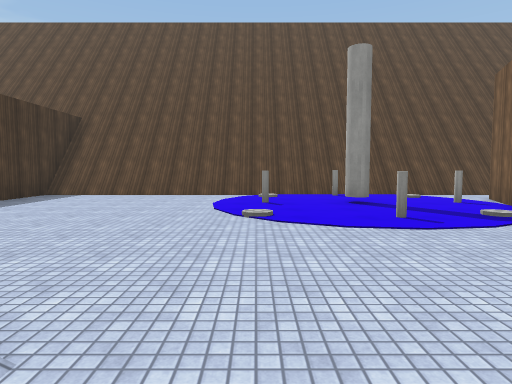
view 1 (above)

24 first-person views from a walk through a scene from a Unity 3-D project. The camera is 1.5 m above the floor, tilts 4° down and sees 75° across. The floor is counted in squares, 2 m on a side. Each view is taken from the middle of a square. On the plan, view 1 faces up. The plan holds only what a view shows up to about 11 squares ahead; the rest is blank. The place goes on beyond the plan. The player character is not drawn. Some surface patterns are stand-ins.

view 2
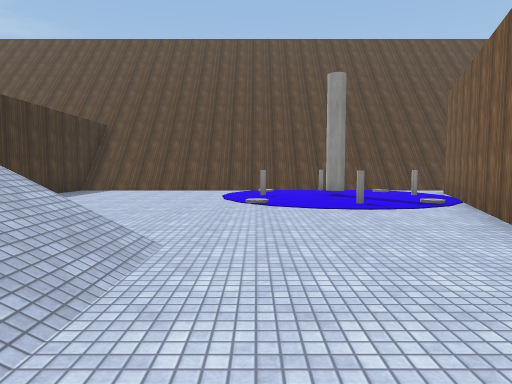

view 3
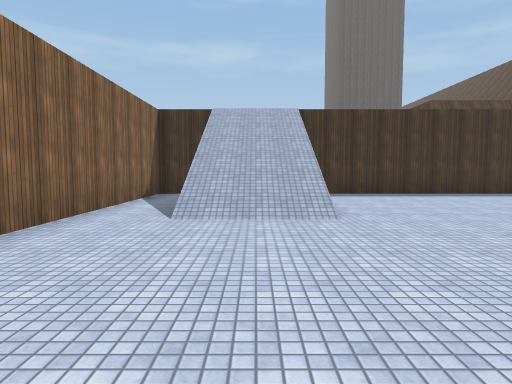

view 4
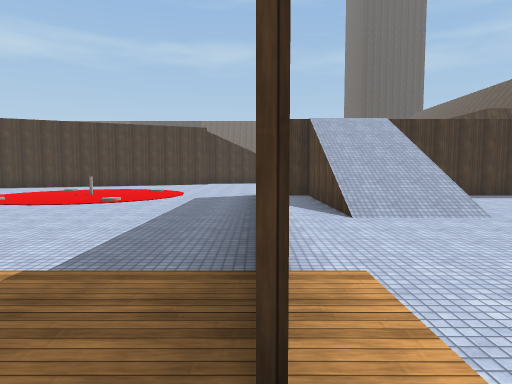

view 5
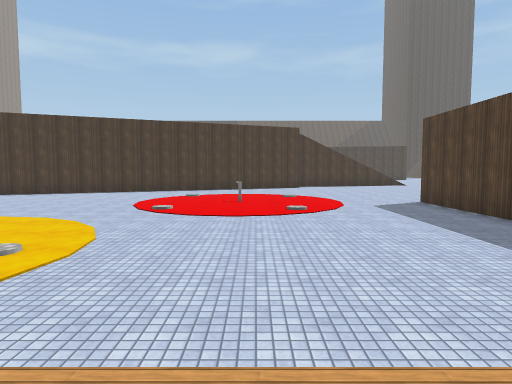

view 6
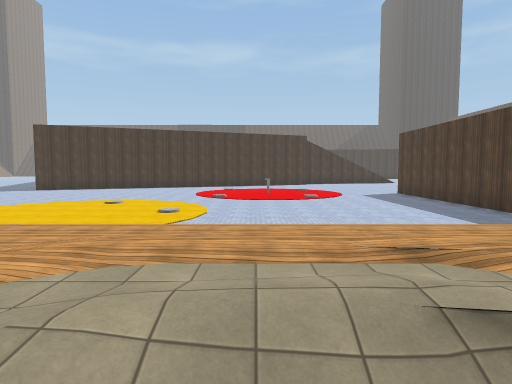

view 7
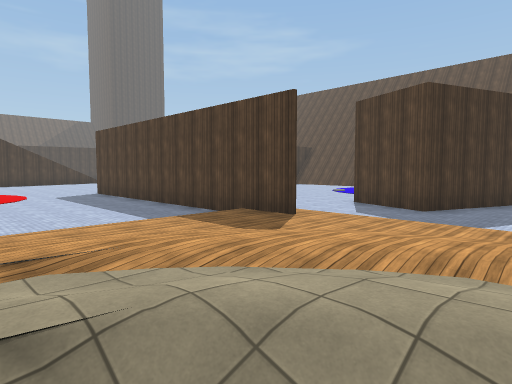

view 8
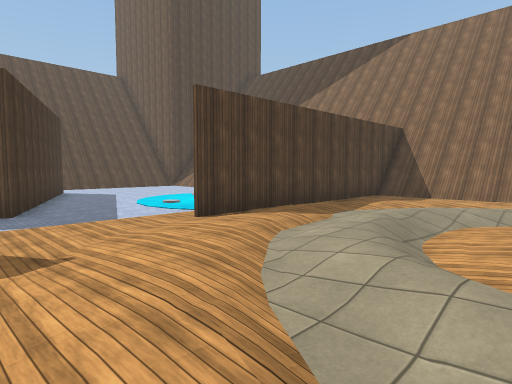

view 9
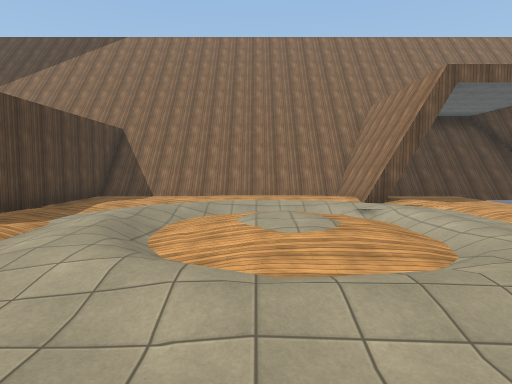

view 10
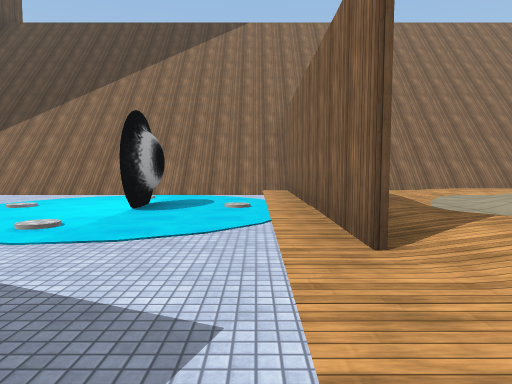

view 11
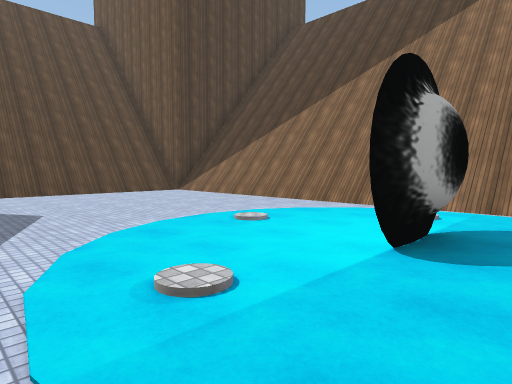

view 12
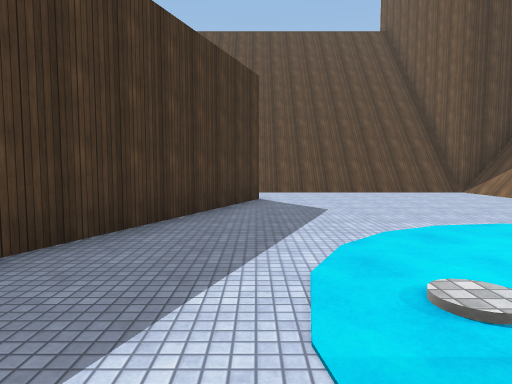

view 13
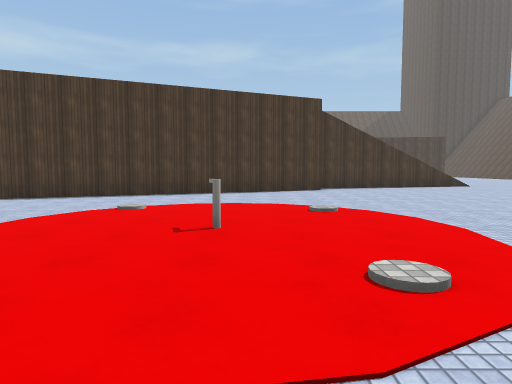

view 14
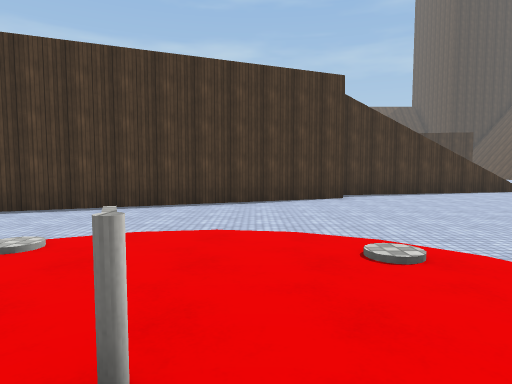

view 15
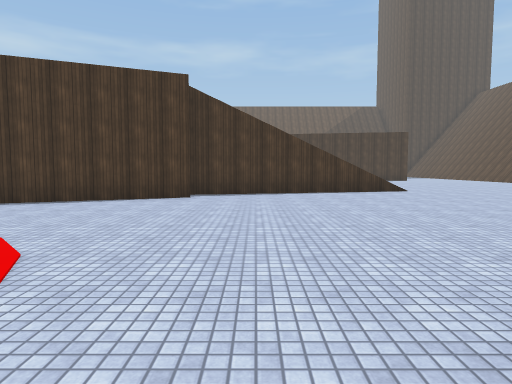

view 16
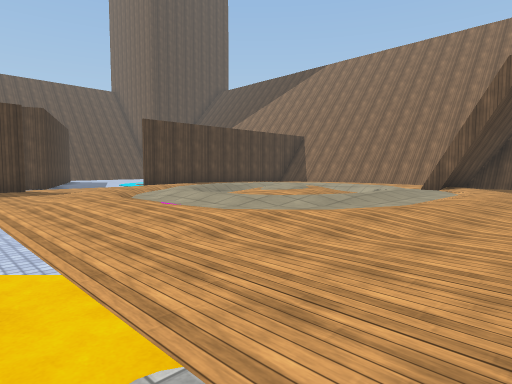

view 17
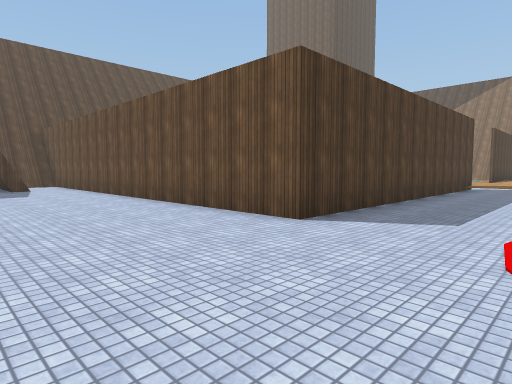

view 18
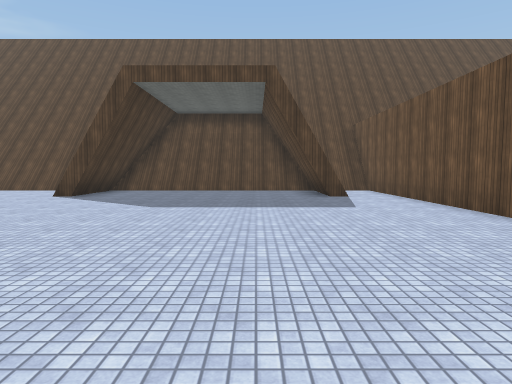

view 19
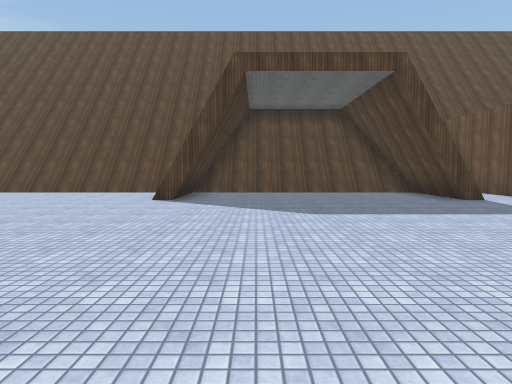

view 20
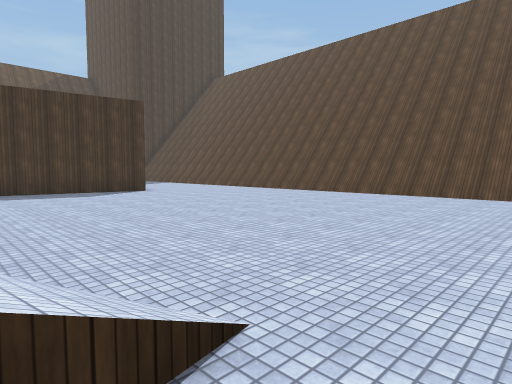

view 21
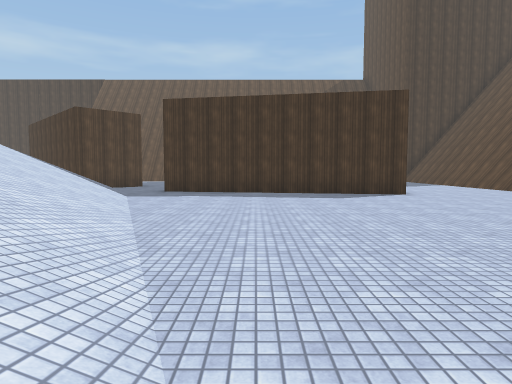

view 22
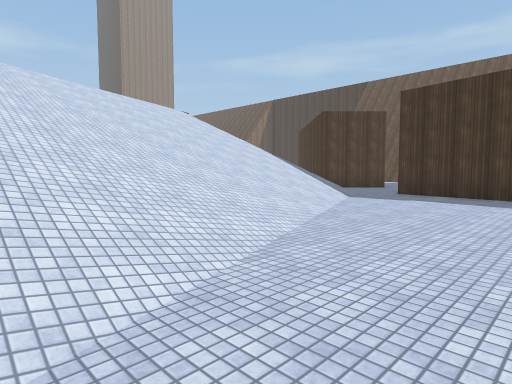

view 23
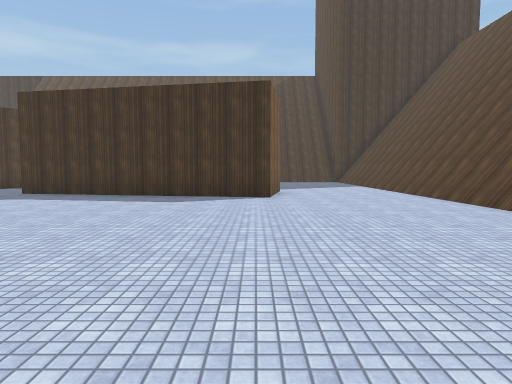

view 24
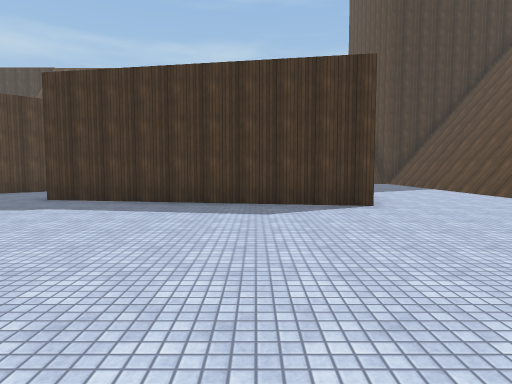

### Floor plan
Key: @ floor where view 1 was taken; # wall or solid block; . main floor; : floor 0.25 m higher than the main floor; + floor 0.5 m higher than the main floor; * floor 6.25 m higher than the main floor; / step, stairs or slope; = window, fence, low wall or low ledge; C white cylinder; Y cylinder; O other object.
Columns run from 30 left of view 1 to 15 right of it. Each row starts with its distance up from view 1.
 10 ##############################################
  9 ...............#......#.#.....O.O.O.. .......#
  8 ...............#......#.#...........# .......#
  7 ...............#......#.#.....C.#.C.###......#
  6   ......................#..........###.......#
  5   ###...................#.....C.C.C###.......#
  4     #...................#.........###........#
  3    ##...................#.........###....C...#
  2    #....................#.........###........#
  1    #........../.........=/////...###...C...O.#
  0    #.......////.........=/////@..........##..#
 -1    #.....//////.........=/////...............#
 -2    #../////////.........#........////////O...#
 -3  .../////////  /........###########://########
 -4 #.. /////////  #.................::://+++//::#
 -5 ##   ////////  /.................::/+//++/+ :#
 -6      ////////  //................:/+///+///+ #
 -7       ///////    /....Y...Y......//////////+ #
 -8        /////     /.............../+//:///+ + #
 -9         /*        ......O......../+/+///// + #
-10                   #...Y...O......//+//////++ #
-11                    ...........C..//++//+///###
-12                    /.............::/+/////+/:#
-13                    /........O...C::://////:::#
-14                        ..........::::     :::#

Where each view was taken, in squares from view 1:
view 1: 0 up, 0 right, facing up
view 2: 2 down, 0 right, facing up
view 3: 0 up, 4 right, facing left
view 4: 3 down, 5 right, facing left
view 5: 8 down, 4 right, facing left
view 6: 9 down, 8 right, facing left
view 7: 8 down, 8 right, facing up-left
view 8: 8 down, 4 right, facing up-right
view 9: 8 down, 4 right, facing right
view 10: 2 down, 5 right, facing right
view 11: 1 down, 8 right, facing up-right
view 12: 1 down, 8 right, facing up
view 13: 8 down, 2 left, facing left
view 14: 8 down, 5 left, facing left
view 15: 4 down, 5 left, facing left
view 16: 14 down, 2 right, facing up-right
view 17: 6 down, 10 left, facing up-right
view 18: 2 down, 10 left, facing up
view 19: 1 down, 13 left, facing up
view 20: 0 up, 15 left, facing up-left
view 21: 1 up, 16 left, facing left
view 22: 2 up, 17 left, facing down-left
view 23: 5 up, 17 left, facing left
view 24: 3 up, 19 left, facing left
